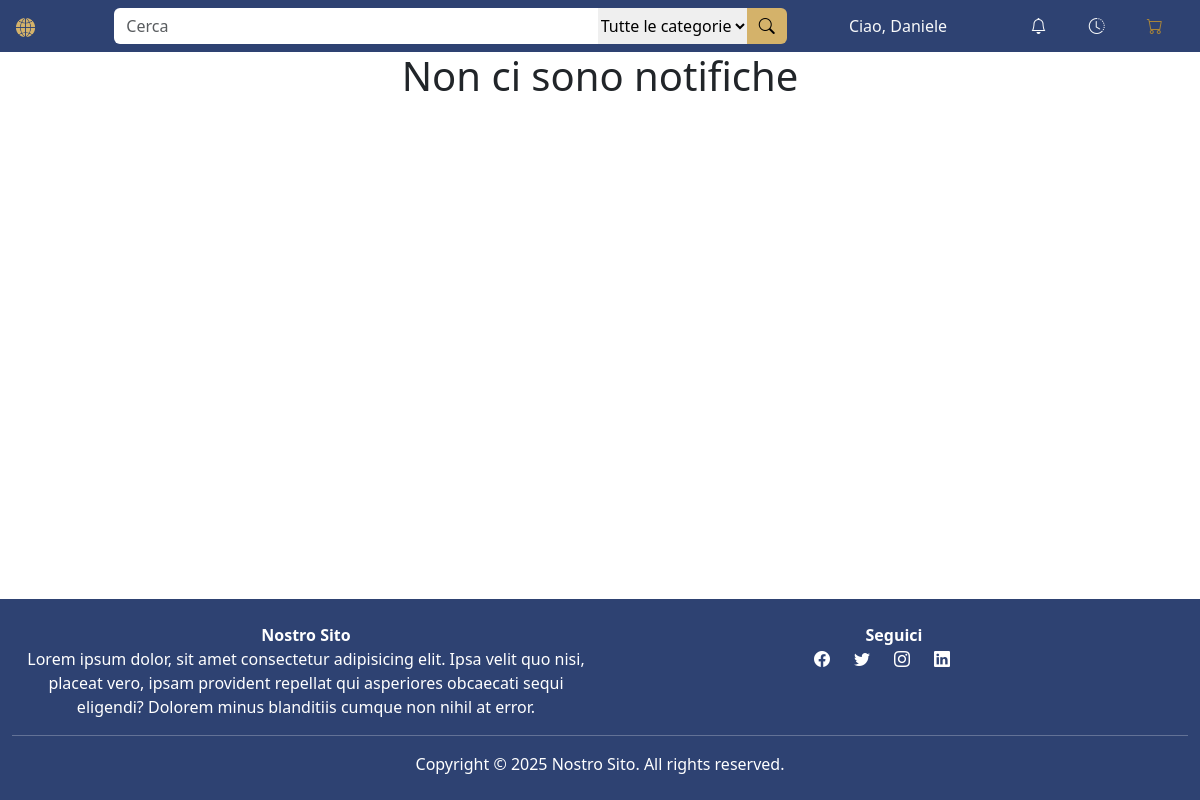
The app's page /notifiche.php (signed in), older data.
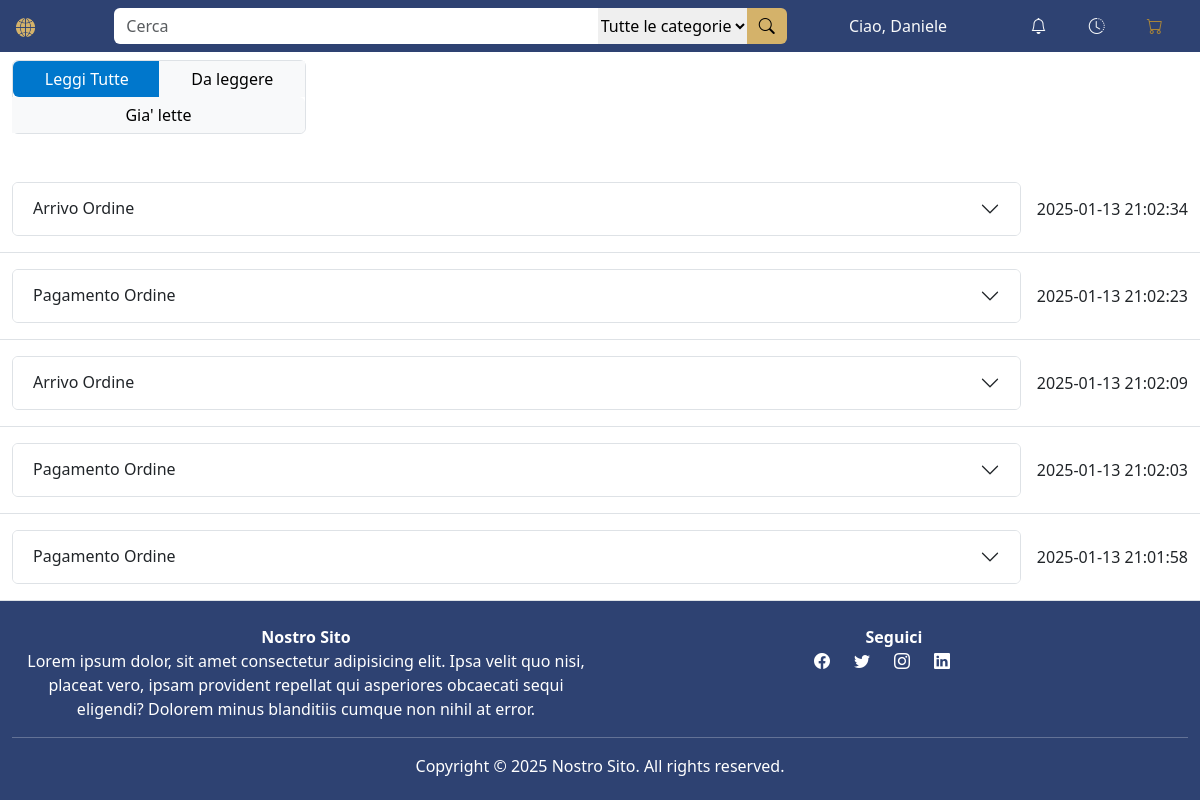
The same page, newer data.
### tables this page shows
create table NOTIFICA (
     codNotifica int not null auto_increment,
     messaggio varchar(255) not null,
     tipoNotifica varchar(20) not null,
     letto char not null,
     dataNotifica datetime not null,
     codUtente int not null,
     constraint ID_NOTIFICA_ID primary key (codNotifica));

### notifiche.php (called while the page is built, shortened)
<?php
require_once("bootstrap.php");
$templateParams["titolo"] = "Notifiche";
$templateParams["nome"] = "template-notifiche.php";
$templateParams["scripts"] = ["js/notifiche.js"];
$userId = getCurrentUserId();
$filter = !empty($_GET['filter']) ? $_GET['filter'] : null;
$templateParams["notifiche"] = $dbh->getFilteredNotifications($userId, $filter);
require("template/base.php");

### db/database.php (called while the page is built, shortened)
<?php
class DatabaseHelper
{
    private $db;
    public function __construct()
    {
        $this->db = new mysqli("localhost", "root", "", "twdatabase", 3306);
    }
    private function parametrizedQuery($query, $types, &$var1, &...$vars)
    {
        $stmt = $this->db->prepare($query);
        $stmt->bind_param($types, $var1, ...$vars);
        $stmt->execute();
        return $stmt->get_result()->fetch_all(MYSQLI_ASSOC);
    }
    public function getFilteredNotifications($userId, $notificationState = null)
    {
        $query = "SELECT *
              FROM NOTIFICA
              WHERE codUtente = ?";
        $params = [$userId];
        $types = "i";
        $query .= " ORDER BY dataNotifica DESC";
        return $this->parametrizedQuery($query, $types, ...$params);
    }
}

### bootstrap.php (called while the page is built, shortened)
<?php
require_once("utils/functions.php");
require_once("db/database.php");
$dbh = new DatabaseHelper();

### template/template-notifiche.php (the view, shortened to what this page needs)
<?php if (!empty($templateParams["notifiche"])) { ?>
    <div class="row justify-content-start align-items-center mb-4">
        <form action="notifiche.php?codNotifica=tutte" method="get">
            <div class="btn-group col-md-3 d-flex flex-wrap justify-content-md-start my-2 border">
                <button type="submit" name="codNotifica" value="tutte" class="col btn btn-custom-blue">
                    Leggi Tutte
                </button>
                <button id="btnUnread" type="button" class="col btn btn-light border-0"
                    onclick="filtraNotifiche('unread')">Da
                    leggere</button>
                <button id="btnRead" type="button" class="col btn btn-light border-0" onclick="filtraNotifiche('read')">Gia'
                    lette</button>
            </div>
        </form>
    </div>
<?php } ?>
<?php if (empty($templateParams["notifiche"])) { ?>
    <h1 class="text-center">Non ci sono notifiche</h1>
<?php } else { ?>
    <?php
    foreach ($templateParams["notifiche"] as $notifica):
        $codNotifica = $notifica["codNotifica"];
        ?>
        <div class="notification-item" data-filter="<?php echo $notifica['letto'] ? 'read' : 'unread'; ?>">
            <div class="row border-bottom py-3">
                <div class="col-12 d-flex align-items-center">
                    <div class="flex-grow-1">
                        <div class="accordion" id="accordionExample-<?php echo $codNotifica; ?>">
                            <div class="accordion-item">
                                <h2 class="accordion-header">
                                    <button class="accordion-button collapsed" type="button" data-bs-toggle="collapse"
                                        data-bs-target="#collapse<?php echo $codNotifica; ?>" aria-expanded="false"
                                        aria-controls="collapse<?php echo $codNotifica; ?>"
                                        onclick="leggiNotifica('<?php echo $codNotifica; ?>')">
                                        <?php echo htmlspecialchars($notifica["tipoNotifica"]); ?>
                                    </button>
                                </h2>
                            </div>
                        </div>
                    </div>
                    <div class="ms-3 text-nowrap">
                        <?php echo $notifica["dataNotifica"]; ?>
                    </div>
                </div>
            </div>
        </div>
    <?php endforeach;
} ?>

### template/base.php (shortened to what this page needs)
<!DOCTYPE html>
<html lang="it">
<head>
    <link href="https://cdn.jsdelivr.net/npm/bootstrap@5.3.3/dist/css/bootstrap.min.css" rel="stylesheet"
 />
    <link rel="stylesheet" href="https://cdn.jsdelivr.net/npm/bootstrap-icons@1.11.3/font/bootstrap-icons.css" />
    <link rel="stylesheet" href="./css/style.css" />
</head>
<body class="bg-white d-flex flex-column min-vh-100">
    <?php
    $selectedCategoryName = 'Tutte le categorie';
    ?>
    <header class="container-fluid px-0 py-2 overflow-hidden bg-custom-blue">
        <div class="row align-items-center justify-content-between mx-1">
            <div class="col-3 col-md-2 col-lg-1 order-1">
                <a href="<?php checkFile('search.php'); ?>"><img src="<?php echo UPLOAD_DIR; ?>logo.jpg"
                        class="img-fluid w-25" alt="Logo" /></a>
            </div>
            <div class="col-12 col-md-6 col-lg-7 mt-2 mt-md-0 order-4 order-md-2">
                <form method="get" action="search.php" id="searchForm" autocomplete="off">
                    <div class="input-group">
                        <input name="searchBar" id="searchBar" type="search"
                            class="form-control rounded-start border border-0" placeholder="Cerca"
                            list="list-suggestion" />
                        <select id="categoryBar" name="codCategoria"
                            class="form-select-md border border-0 d-none d-md-block">
                            <option value="" disabled selected class="d-none"><?php echo $selectedCategoryName; ?>
                            </option>
                        </select>
                        <button type="submit" class="btn btn-custom-lgold rounded-end">
                            <span class="bi bi-search"></span>
                        </button>
                    </div>
                </form>
            </div>
            <div class="col-5 col-md-2 text-center order-2 order-md-3">
                <a href="<?php checkFile('sign-in.php'); ?>" title="accedi"
                    class="link-light link-opacity-50-hover text-decoration-none">Ciao,
                    <?php echo isLoggedIn() ? getCurrentUserName() : "Accedi" ?></a>
            </div>
            <div class="col-4 col-md-2 d-flex align-items-center order-3 order-md-4 justify-content-center">
                <div class="w-100 d-flex justify-content-around">
                    <a href="<?php checkFile('notifiche.php'); ?>" title="notifica"
                        class="link-light link-opacity-50-hover text-decoration-none"><span class="bi bi-bell"></span>
                        <?php if (isLoggedIn() && $dbh->hasUnreadNotification(getCurrentUserId())) { ?>
                            <span
                                class="position-absolute translate-middle badge bg-danger border border-light rounded-circle px-1 mt-1"><span
                                    class="visually-hidden">unread messages</span></span><?php } ?></a>
                    <a href="<?php checkFile('ordini.php'); ?>" title="ordini"
                        class="link-light link-opacity-50-hover"><span class="bi bi-clock-history"></span></a>
                    <a href="<?php checkFile('carrello.php'); ?>" title="carrello" class="text-custom-gold"><span
                            class="bi bi-cart"></span></a>
                </div>
            </div>
        </div>
    </header>
    <main class="container-fluid flex-grow-1">
        <?php
        if (isset($templateParams["nome"])) {
            require($templateParams["nome"]);
        }
        ?>
    </main>
    <footer class="text-center text-white bg-custom-blue">
        <div class="container-fluid justify-content-center p-4">
            <div class="row">
                <div class="col-12 col-md-6 mb-4 mb-md-0">
                    <strong>Nostro Sito</strong>
                    <p>
                        Lorem ipsum dolor, sit amet consectetur adipisicing elit. Ipsa velit quo nisi, placeat vero,
                        ipsam provident repellat qui asperiores obcaecati sequi eligendi? Dolorem minus blanditiis
                        cumque non nihil at error.
                    </p>
                </div>
                <div class="col-12 col-md-6 mb-4 mb-md-0">
                    <strong>Seguici</strong>
                    <br />
                    <div class="">
                        <a href="#" class="text-white me-4"><span class="bi bi-facebook"></span></a><a href="#"
                            class="text-white me-4"><span class="bi bi-twitter"></span></a><a href="#"
                            class="text-white me-4"><span class="bi bi-instagram"></span></a><a href="#"
                            class="text-white me-4"><span class="bi bi-linkedin"></span></a>
                    </div>
                </div>
                <hr />
                <div class="text-center">
                    Copyright © <?php echo date("Y"); ?> Nostro Sito. All rights reserved.
                </div>
            </div>
        </div>
    </footer>
</body>
</html>

### utils/functions.php (shortened to what this page needs)
<?php
function checkFile($pagename)
{
    $href = file_exists($pagename) ? $pagename : "#";
    echo $href;
}
function isLoggedIn()
{
    return !empty($_SESSION["userId"]);
}
function getCurrentUserId()
{
    return $_SESSION["userId"];
}
function getCurrentUserName()
{
    return htmlspecialchars($_SESSION["name"]);
}

### css/style.css (style rules this page uses)
.text-custom-gold { color: #AA8539; }
.bg-custom-blue { background-color: #2E4272; }
.btn.btn-custom-lgold { background-color: #D4B26A; color: #000; border: none; }
.btn.btn-custom-blue { background-color: #0077CC; color: #FFF; border: none; }

Row changes from the older to the newer data that the page shows:
added notifica: tipoNotifica "Arrivo Ordine", dataNotifica "2025-01-13 21:02:34"
added notifica: tipoNotifica "Pagamento Ordine", dataNotifica "2025-01-13 21:02:23"
added notifica: tipoNotifica "Arrivo Ordine", dataNotifica "2025-01-13 21:02:09"
added notifica: tipoNotifica "Pagamento Ordine", dataNotifica "2025-01-13 21:02:03"
added notifica: tipoNotifica "Pagamento Ordine", dataNotifica "2025-01-13 21:01:58"
Text that changed along with them:
text no longer shown: "Non ci sono notifiche"
text now shown: "Leggi Tutte Da leggere Gia' lette"
